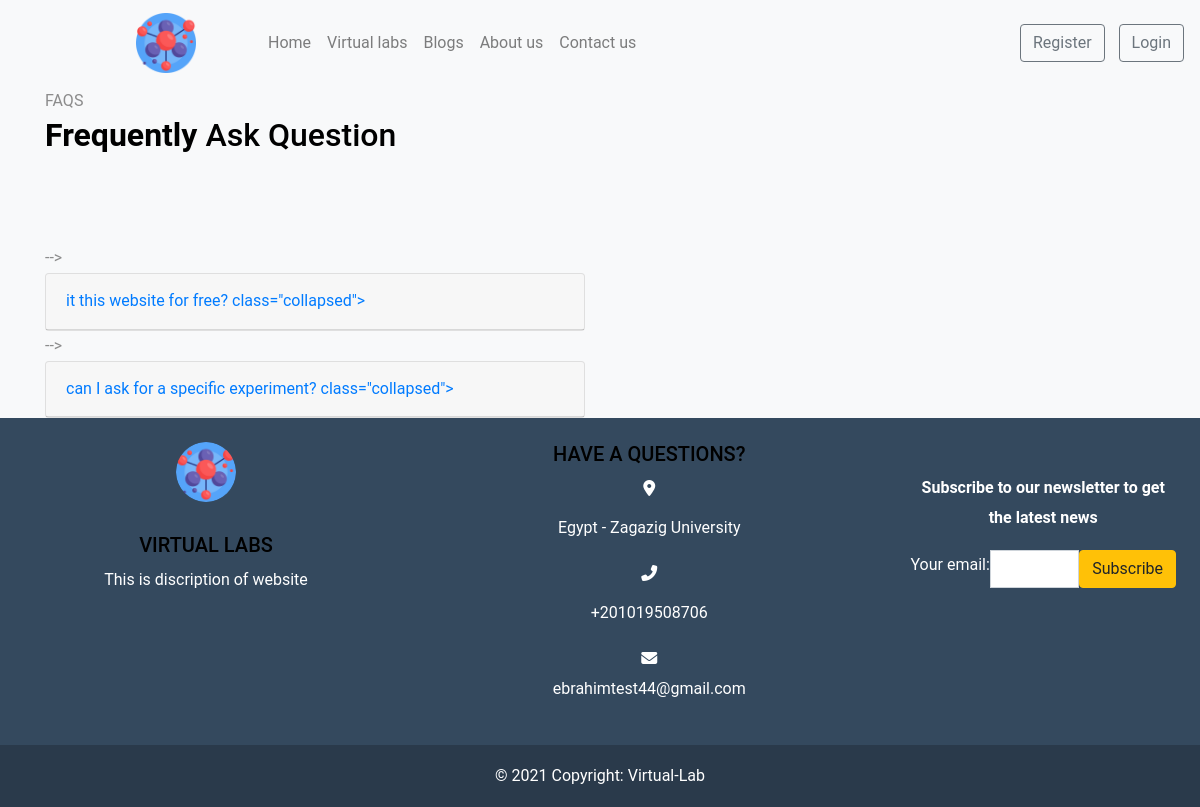
Screenshot of /about/FAQ/ with the database file from the repository.
### settings/models.py (models this page shows, shortened)
class Website(models.Model):
   name = models.CharField(max_length=100)
   description = models.TextField(max_length=1000)
   phone = models.CharField(max_length=20)
   Address = models.CharField(max_length=100)
   email = models.EmailField(max_length=254)
   logo = models.ImageField(upload_to='images/')
   fb_link = models.URLField(max_length=200)
   twitter_link = models.URLField(max_length=200)
   instagram_link = models.URLField(max_length=200)

### about/models.py (models this page shows, shortened)
class FAQ(models.Model):
    title = models.CharField(max_length=200)
    content = models.TextField(max_length=1000)

### about/views.py (the view)
# urls.py: path('FAQ/', FAQ.as_view(), name='FAQ'),
class FAQ(ListView):
    model = FAQ
    def get_context_data(self, **kwargs):
        context = super().get_context_data(**kwargs)
        context["subscriber_form"] = SubscriberForm()
        return context

### settings/forms.py
class SubscriberForm(forms.Form):
    email = forms.EmailField(label='Your email',
                             max_length=100,
                             widget=forms.EmailInput(attrs={'class': 'form-control'}))

### about/templates/about/faq_list.html (shortened to what this page needs)
{% extends "base.html" %}
{% load static %}
{% block body %}
  <section class="ftco-section bg-light">
      <div class="container">
          <div class="row justify-content-start mb-5 pb-3">
              <div class="col-md-7 heading-section ftco-animate">
                  <span class="subheading">FAQS</span>
                  <h2 class="mb-4"><strong>Frequently</strong> Ask Question</h2>
              </div>
          </div>
          <div class="row">
              <div class="col-md-12 ftco-animate">
                  <div id="accordion">
                      <div class="row">
                          <div class="col-md-6">
                          {% for faq in object_list %}  -->
                              <div class="card">
                                  <div class="card-header">
                                      <a class="card-link" data-toggle="collapse" href="#menu{{faq.id}}" aria-expanded="true"
                                          aria-controls="menuone">{{faq.title}} <span
                                              class="collapsed"></span></a>
                                  </div>
                              </div>
                          {% endfor %}
                          </div>
                      </div>
                  </div>
              </div>
          </div>
      </div>
  </section>
{% endblock body %}

### templates/base.html (shortened to what this page needs)
{% load static %}
<!doctype html>
<html lang="en">
<head>
    <link rel="stylesheet" href="https://cdn.jsdelivr.net/npm/bootstrap@4.6.0/dist/css/bootstrap.min.css"
>
    <link rel="stylesheet" href="{% static 'wowJs/css/libs/animate.css' %}" />
    <link rel="stylesheet" href="https://cdnjs.cloudflare.com/ajax/libs/animate.css/4.1.1/animate.min.css" />
    <link rel="stylesheet" href="{% static 'css/style.css' %}">
    <link rel="stylesheet" href="{% static 'css/styleContact.css' %}">
    <link rel="stylesheet" href="{% static 'css/profile.css' %}">
</head>
<body>
    <nav class="navbar navbar-expand-lg navbar-light bg-light fixed-top ">
        <a class="navbar-brand margin-left Left" href="#"><img src="{{myfooter.logo.url}}"
                style="width: 60px; height:60px" alt="Taleen"></a>
        <div class="collapse navbar-collapse " id="navbarSupportedContent">
            <ul class="navbar-nav mr-auto ml-5 underline Left control flex-md-shrink-0 " style="margin-trim: 0;">
                <li class="nav-item ">
                    <a class="nav-link " href="/">Home <span class="sr-only">(current)</span></a>
                </li>
                <li class="nav-item ">
                    <a class="nav-link" href="{% url 'labs:lab_list' %}">Virtual labs</a>
                </li>
                <li class="nav-item ">
                    <a class="nav-link " href="{% url 'blog:post_list' %}">Blogs</a>
                </li>
                <li class="nav-item ">
                    <a class="nav-link" href="{% url 'about:about' %}">About us</a>
                </li>
                <li class="nav-item ">
                    <a class="nav-link" href="{% url 'contact:contact' %}">Contact us</a>
                </li>
            </ul>
            {% if request.user.is_authenticated %}
            <li class="nav-item dropdown adjusting dropdown-menu-right dropdown-menu-lg-left"
                style="list-style-type: none; padding-right: 80px;">
                <a class="nav-link dropdown-toggle" style="color: #8da3a5;" href="#" id="navbarDropdown" role="button"
                    data-toggle="dropdown" aria-haspopup="true" aria-expanded="false">
                    <i class="fas fa-user-circle "></i>
                </a>
                <div class="dropdown-menu" style="background-color: #ecf0f1;" aria-labelledby="navbarDropdown">
                    <a class="dropdown-item" href="{% url 'accounts:profile' %}">profile</a>
                    <a class="dropdown-item" href="{% url 'about:FAQ' %}">FAQ</a>
                    <div class="dropdown-divider"></div>
                    <a class="dropdown-item" href="{% url 'logout' %}">log out</a>
                </div>
            </li>
            {% else %}
            <div class="my-2 my-lg-0 ">
                <a href="{% url 'accounts:signup' %}" class="btn btn-outline-secondary my-2 my-sm-0" role="button"
                    aria-pressed="true" target="_blank">Register</a>
                <a href="{% url 'login' %}" class="btn btn-outline-secondary myMoving" role="button" aria-pressed="true"
                    target="_blank">Login</a>
            </div>
            {% endif %}
        </div>
    </nav>
    {% block body %}{% endblock body %}
    <footer class="bg-footer text-white text-center text-lg-start ">
        <div class=" p-4">
            <div class="row">
                <div class="col-lg-4 col-md-12 mb-4 mb-md-0">
                    <img src="{% static 'images/molecule.png' %}" class="rounded-circle" alt="logo"
                        style="width: 60px; height:60px">
                    <br /> <br />
                    <h5 class="text-uppercase ">{{myfooter.name}}</h5>
                    <p>
                        {{myfooter.description}}
                    </p>
                </div>
                <div class="col-lg-5 col-md-6 mb-4 mb-md-0">
                    <h5 class="">HAVE A QUESTIONS?</h5>
                    <div class="">
                        <i class="fas fa-map-marker-alt "></i>
                        <div class="media-body">
                            <p>{{myfooter.Address}}</p>
                        </div>
                    </div>
                    <div class="">
                        <i class="fas fa-phone-alt"></i>
                        <div class="media-body">
                            <p>{{myfooter.phone}}</p>
                        </div>
                    </div>
                    <div class="">
                        <i class="fas fa-envelope"></i>
                        <div class="media-body">
                            <p>{{myfooter.email}}</p>
                        </div>
                    </div>
                </div>
                <div class="col-lg-3 col-md-6 mb-4 mb-md-0 mt-0">
                    <br />
                    <p class=""><strong>Subscribe to our newsletter to get the latest news</strong></p>
                    <form id="subscribe_form_id" method="POST" action="{% url 'home:subscribe' %}" novalidate>
                        <div class="input-group ">
                            {{ subscriber_form }}
                            <button class="btn btn-warning" type="submit">Subscribe</button>
                        </div>
                    </form>
                </div>
            </div>
        </div>
        <div class="text-center p-3" style="background-color: rgba(0, 0, 0, 0.2)">
            © 2021 Copyright:
            <a class="text-white" href="/">Virtual-Lab</a>
        </div>
    </footer>
</body>
</html>

### static/css/style.css (style rules this page uses)
body { margin-top: 86px; }
img { vertical-align: middle; border: 0px }
.myMoving { margin-left: 10px; }
.margin-left { margin-left: 120px; }
.bg-footer { background-color: #34495e; }
html { scroll-behavior: smooth; }
html, body { overflow-x: hidden; }
body { position: relative; }

### static/css/styleContact.css (style rules this page uses)
body { font-family: "Roboto", sans-serif; background-color: #fff; line-height: 1.9; color: #8c8c8c; }
h1, h2, h3, h4, h5, h6, .h1, .h2, .h3, .h4, .h5, .h6 { font-family: "Roboto", sans-serif; color: #000; }
.form-control { background: #fff; }

### static/css/profile.css (style rules this page uses)
body { margin-top: 86px; background:#f4f6f9 }
img { max-width: 100%; height: auto; }

### rows the page displays
Website: logo (picture), name "VIRTUAL LABS", description "This is discription of website", Address "Egypt - Zagazig University", phone "+201019508706", email "ebrahimtest44@gmail.com"
FAQ: title "it this website for free?"
FAQ: title "can I ask for a specific experiment?"
